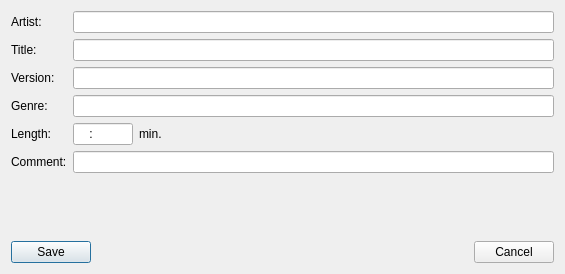
<?xml version="1.0" encoding="UTF-8"?>
<ui version="4.0">
 <class>SearchlistTrackDialogClass</class>
 <widget class="QDialog" name="SearchlistTrackDialogClass">
  <property name="geometry">
   <rect>
    <x>0</x>
    <y>0</y>
    <width>565</width>
    <height>274</height>
   </rect>
  </property>
  <property name="windowTitle">
   <string>Searchlist Edit</string>
  </property>
  <property name="windowIcon">
   <iconset resource="../resources.qrc">
    <normaloff>:/icons/resources/edit.png</normaloff>:/icons/resources/edit.png</iconset>
  </property>
  <layout class="QVBoxLayout" name="verticalLayout">
   <item>
    <layout class="QFormLayout" name="formLayout">
     <item row="0" column="0">
      <widget class="QLabel" name="label">
       <property name="text">
        <string>Artist:</string>
       </property>
      </widget>
     </item>
     <item row="1" column="0">
      <widget class="QLabel" name="label_2">
       <property name="text">
        <string>Title:</string>
       </property>
      </widget>
     </item>
     <item row="2" column="0">
      <widget class="QLabel" name="label_3">
       <property name="text">
        <string>Version:</string>
       </property>
      </widget>
     </item>
     <item row="0" column="1">
      <widget class="QLineEdit" name="artistEdit"/>
     </item>
     <item row="1" column="1">
      <widget class="QLineEdit" name="titleEdit"/>
     </item>
     <item row="2" column="1">
      <widget class="QLineEdit" name="versionEdit"/>
     </item>
     <item row="3" column="0">
      <widget class="QLabel" name="label_4">
       <property name="text">
        <string>Genre:</string>
       </property>
      </widget>
     </item>
     <item row="3" column="1">
      <widget class="QLineEdit" name="genreEdit"/>
     </item>
     <item row="4" column="0">
      <widget class="QLabel" name="label_5">
       <property name="text">
        <string>Length:</string>
       </property>
      </widget>
     </item>
     <item row="4" column="1">
      <layout class="QHBoxLayout" name="horizontalLayout_2">
       <item>
        <widget class="QLineEdit" name="lengthEdit">
         <property name="maximumSize">
          <size>
           <width>60</width>
           <height>16777215</height>
          </size>
         </property>
         <property name="inputMask">
          <string>0009:99; </string>
         </property>
        </widget>
       </item>
       <item>
        <widget class="QLabel" name="label_6">
         <property name="text">
          <string>min.</string>
         </property>
        </widget>
       </item>
       <item>
        <spacer name="horizontalSpacer_2">
         <property name="orientation">
          <enum>Qt::Horizontal</enum>
         </property>
         <property name="sizeHint" stdset="0">
          <size>
           <width>40</width>
           <height>20</height>
          </size>
         </property>
        </spacer>
       </item>
      </layout>
     </item>
     <item row="5" column="0">
      <widget class="QLabel" name="label_7">
       <property name="text">
        <string>Comment:</string>
       </property>
      </widget>
     </item>
     <item row="5" column="1">
      <widget class="QLineEdit" name="commentEdit"/>
     </item>
    </layout>
   </item>
   <item>
    <spacer name="verticalSpacer">
     <property name="orientation">
      <enum>Qt::Vertical</enum>
     </property>
     <property name="sizeHint" stdset="0">
      <size>
       <width>20</width>
       <height>40</height>
      </size>
     </property>
    </spacer>
   </item>
   <item>
    <layout class="QHBoxLayout" name="horizontalLayout">
     <item>
      <widget class="QPushButton" name="saveButton">
       <property name="text">
        <string>Save</string>
       </property>
       <property name="icon">
        <iconset resource="../resources.qrc">
         <normaloff>:/icons/resources/filesave.png</normaloff>:/icons/resources/filesave.png</iconset>
       </property>
       <property name="iconSize">
        <size>
         <width>16</width>
         <height>16</height>
        </size>
       </property>
      </widget>
     </item>
     <item>
      <spacer name="horizontalSpacer">
       <property name="orientation">
        <enum>Qt::Horizontal</enum>
       </property>
       <property name="sizeHint" stdset="0">
        <size>
         <width>40</width>
         <height>20</height>
        </size>
       </property>
      </spacer>
     </item>
     <item>
      <widget class="QPushButton" name="cancelButton">
       <property name="text">
        <string>Cancel</string>
       </property>
       <property name="icon">
        <iconset resource="../resources.qrc">
         <normaloff>:/icons/resources/cancel.png</normaloff>:/icons/resources/cancel.png</iconset>
       </property>
       <property name="iconSize">
        <size>
         <width>16</width>
         <height>16</height>
        </size>
       </property>
      </widget>
     </item>
    </layout>
   </item>
  </layout>
 </widget>
 <tabstops>
  <tabstop>artistEdit</tabstop>
  <tabstop>titleEdit</tabstop>
  <tabstop>versionEdit</tabstop>
  <tabstop>genreEdit</tabstop>
  <tabstop>lengthEdit</tabstop>
  <tabstop>commentEdit</tabstop>
  <tabstop>saveButton</tabstop>
  <tabstop>cancelButton</tabstop>
 </tabstops>
 <resources>
  <include location="../resources.qrc"/>
 </resources>
 <connections/>
</ui>
